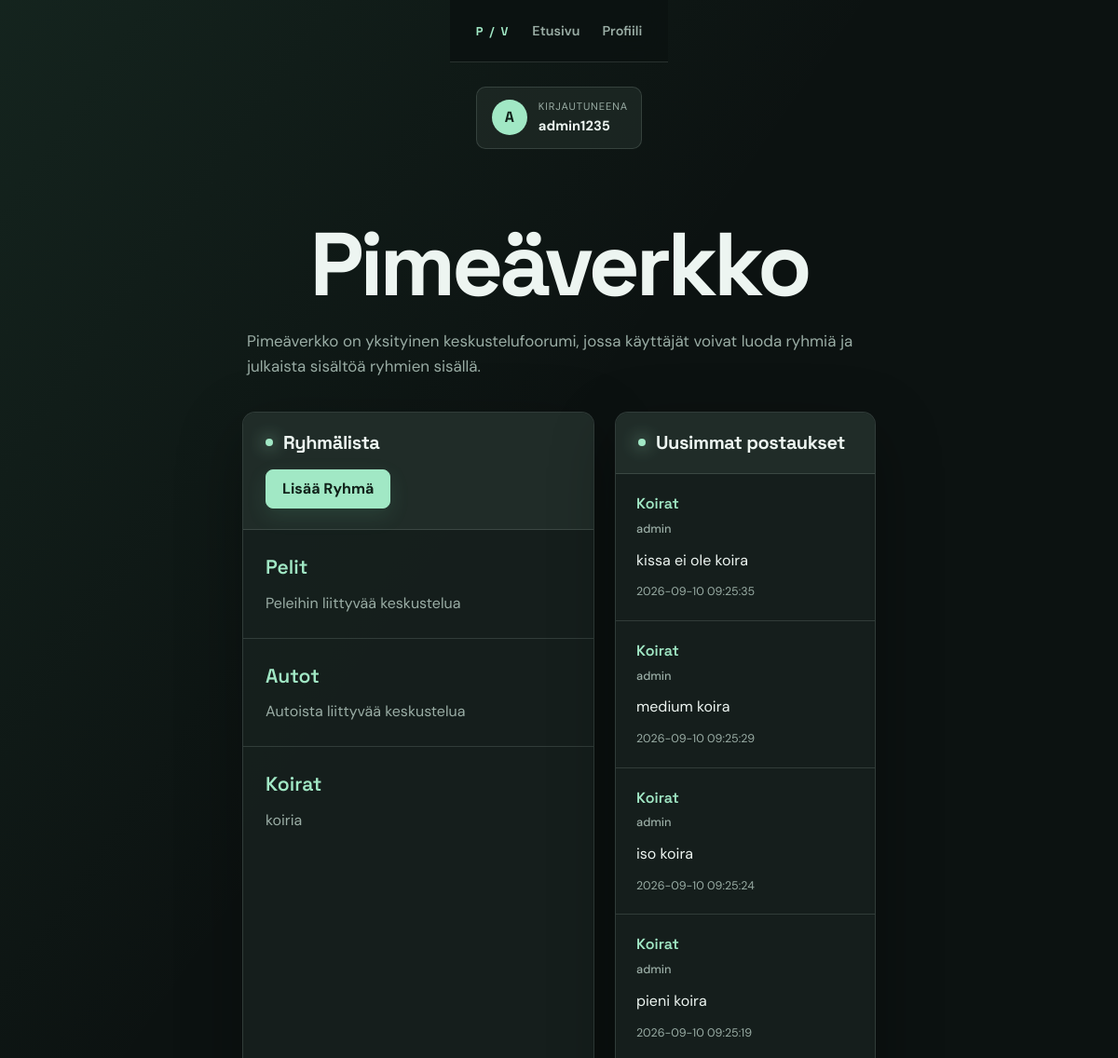
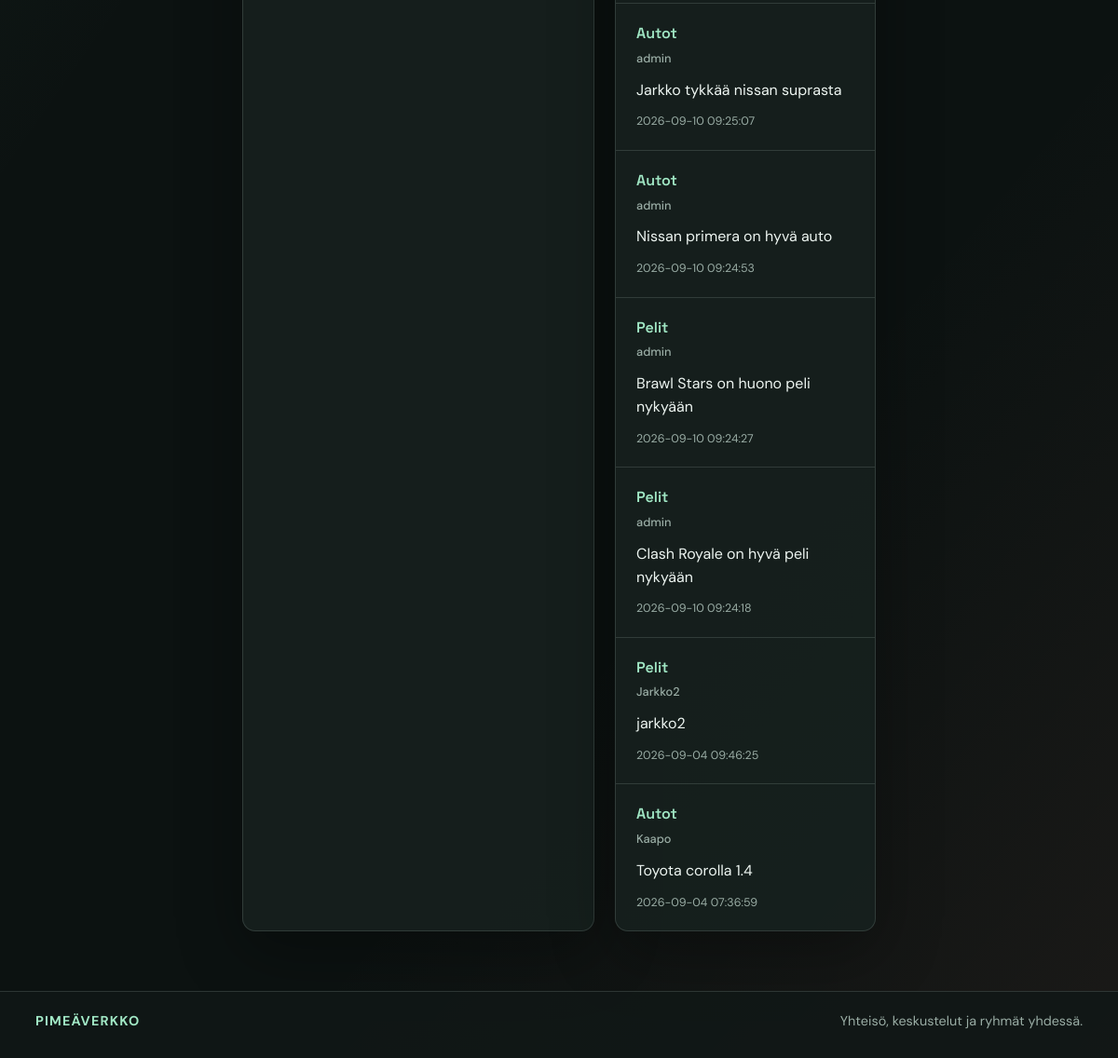
The app's page /index.php (signed in) with its own data (2 pictures, top to bottom).
### tables this page shows
CREATE TABLE IF NOT EXISTS `user` (
  `id` int NOT NULL AUTO_INCREMENT,
  `name` varchar(128) NOT NULL,
  `email` varchar(128) NOT NULL,
  `password_hash` varchar(128) NOT NULL,
  `groups_created` int NOT NULL DEFAULT 0,
  `max_groups` int NOT NULL DEFAULT 2,
  PRIMARY KEY (`id`),
  UNIQUE KEY `email` (`email`)
);

CREATE TABLE IF NOT EXISTS `groups` (
  `id` int NOT NULL AUTO_INCREMENT,
  `user_id` int NOT NULL,
  `name` varchar(100) NOT NULL,
  `description` text NOT NULL,
  PRIMARY KEY (`id`),
  KEY `FK_User_id` (`user_id`)
);

CREATE TABLE IF NOT EXISTS `posts` (
  `id` int NOT NULL AUTO_INCREMENT,
  `group_id` int NOT NULL,
  `user_id` int NOT NULL,
  `author` varchar(50) NOT NULL,
  `content` text NOT NULL,
  `created_at` timestamp NOT NULL DEFAULT CURRENT_TIMESTAMP,
  PRIMARY KEY (`id`),
  KEY `POST_FK_user_id` (`user_id`),
  KEY `POST_FK_group_id` (`group_id`)
);

### include/session.php (called while the page is built, shortened)
<?php
$session_user_id = filter_var(
    $_SESSION['user_id'] ?? null,
    FILTER_VALIDATE_INT,
    ['options' => ['min_range' => 1]]
);
$mysqli = require __DIR__ . "/../database.php";
$user_stmt = $mysqli->prepare('SELECT * FROM `user` WHERE id = ? LIMIT 1');
$user_stmt->bind_param('i', $session_user_id);
$user_stmt->execute();
$user_result = $user_stmt->get_result();
$user = $user_result->fetch_assoc();
?>

### index.php (the view, shortened to what this page needs)
<?php
require __DIR__ . "/include/session.php";
$result = mysqli_query($conn, "SELECT id, user_id, name, description FROM `groups`");
$latest_posts = mysqli_query(
    $conn,
    "SELECT posts.author, posts.content, posts.created_at,
            posts.group_id, `groups`.name AS group_name
     FROM posts
     INNER JOIN `groups` ON `groups`.id = posts.group_id
     ORDER BY posts.id DESC
     LIMIT 10"
);
?>
<!DOCTYPE html>
<html lang="fi">
<head>
    <link rel="stylesheet" href="style.css">
</head>
<body>
    <?php
    include 'include/nav.php';
    ?>
    <div class="account-bar">
        <?php if (isset($user)): ?>
            <div class="account-identity">
                <span class="account-avatar" aria-hidden="true">
                    <?= htmlspecialchars(strtoupper(substr($user["name"], 0, 1))) ?>
                </span>
                <div>
                    <span class="account-label">Kirjautuneena</span>
                    <strong><?= htmlspecialchars($user["name"], ENT_QUOTES, 'UTF-8') ?></strong>
                </div>
            </div>
        <?php endif; ?>
    </div>
    <header>
        <h1>Pimeäverkko</h1>
    </header>
    <main>
        <p>
            Pimeäverkko on yksityinen keskustelufoorumi, jossa käyttäjät voivat luoda ryhmiä ja julkaista sisältöä ryhmien sisällä.
        </p>
    </main>
    <div class="home-columns">
        <section class="home-panel">
            <div class="group-list">
                <h2>Ryhmälista</h2>
                <a class="button action-button" href="add_group.php">Lisää Ryhmä</a>
            </div>
            <div class="group-items">
                <?php while ($row = mysqli_fetch_assoc($result)) { ?>
                    <article class="group">
                        <div class="group-header">
                            <a class="name" href="group.php?id=<?php echo (int) $row['id']; ?>">
                                <?php echo htmlspecialchars($row['name'], ENT_QUOTES, 'UTF-8'); ?>
                            </a>
                        </div>
                        <p class="description">
                            <?php echo htmlspecialchars($row['description'], ENT_QUOTES, 'UTF-8'); ?>
                        </p>
                    </article>
                <?php } ?>
            </div>
        </section>
        <section class="home-panel latest-panel">
            <div class="group-list">
                <h2>Uusimmat postaukset</h2>
            </div>
            <div class="latest-posts">
                <?php while ($post = mysqli_fetch_assoc($latest_posts)) { ?>
                    <article class="latest-post">
                        <a class="latest-group" href="group.php?id=<?php echo (int) $post['group_id']; ?>">
                            <?php echo htmlspecialchars($post['group_name'], ENT_QUOTES, 'UTF-8'); ?>
                        </a>
                        <strong class="latest-author">
                            <?php echo htmlspecialchars($post['author'], ENT_QUOTES, 'UTF-8'); ?>
                        </strong>
                        <p><?php echo htmlspecialchars($post['content'], ENT_QUOTES, 'UTF-8'); ?></p>
                        <div class="latest-post-meta">
                            <time><?php echo htmlspecialchars($post['created_at'], ENT_QUOTES, 'UTF-8'); ?></time>
                        </div>
                    </article>
                <?php } ?>
            </div>
        </section>
    </div>
    <?php include 'include/footer.php'; ?>
</body>
</html>

### style.css (style rules this page uses)
:root { --ink: #edf5f1; --muted: #9aada5; --bg: #0c1211; --panel: #17211e; --panel-light: #202c28; --line: rgba(220, 241, 231, .14); --line-bright: rgba(220, 241, 231, .27); --mint: #a1e8c5; --mint-hot: #68d9a2; --coral: #ff8e82; --gold: #ffc27d; --shadow: 0 22px 70px rgba(0, 0, 0, .32); }
* { box-sizing: border-box; }
html { min-height: 100%; background: var(--bg); }
body { display: flex; flex-direction: column; min-height: 100vh; margin: 0; color: var(--ink); background: linear-gradient(125deg, rgba(104, 217, 162, .09), transparent 34%), linear-gradient(310deg, rgba(255, 142, 130, .06), transparent 30%), var(--bg); font: 400 16px/1.55 'DM Sans', 'Segoe UI', sans-serif; }
body::before { position: fixed; inset: 0; z-index: -1; pointer-events: none; content: ''; opacity: .25; background-image: linear-gradient(var(--line) 1px, transparent 1px), linear-gradient(90deg, var(--line) 1px, transparent 1px); background-size: 44px 44px; mask-image: linear-gradient(to bottom, black, transparent 72%); }
.action-button { display: inline-flex; align-items: center; justify-content: center; min-height: 42px; padding: 10px 17px; color: #102019; background: var(--mint); border: 1px solid var(--mint); border-radius: 8px; box-shadow: 0 8px 22px rgba(104, 217, 162, .12); font-weight: 700; line-height: 1.2; text-decoration: none; transition: background .18s ease, border-color .18s ease, box-shadow .18s ease, transform .18s ease; }
header { max-width: 1180px; margin: auto; padding: 74px 28px 18px; }
h1, h2 { margin: 0; font-family: 'Space Grotesk', sans-serif; line-height: 1.06; }
h1 { max-width: 820px; font-size: clamp(2.8rem, 8vw, 6.2rem); letter-spacing: -.045em; }
h2 { font-size: 1.25rem; letter-spacing: -.02em; }
main { flex: 1; max-width: 1180px; margin: auto; padding: 0 28px 36px; }
main>p { max-width: 670px; margin: 0; color: var(--muted); font-size: 1.06rem; }
.action-button { margin-top: 24px; }
.group-list>.action-button { margin-top: 18px; }
.account-bar { display: flex; align-items: center; justify-content: space-between; gap: 18px; max-width: 1124px; margin: 26px auto 0; padding: 12px 14px 12px 16px; background: rgba(32, 44, 40, .72); border: 1px solid var(--line); border-radius: 10px; }
.account-identity, .account-links { display: flex; align-items: center; gap: 12px; }
.account-avatar { display: grid; flex: 0 0 38px; width: 38px; height: 38px; place-items: center; color: #102019; background: var(--mint); border-radius: 50%; font-family: 'Space Grotesk', sans-serif; font-weight: 700; }
.account-identity strong, .account-label { display: block; }
.account-identity strong { color: var(--ink); font-size: .92rem; }
.account-label { color: var(--muted); font-size: .7rem; letter-spacing: .08em; text-transform: uppercase; }
.home-columns { display: grid; grid-template-columns: minmax(0, 1.35fr) minmax(280px, .65fr); gap: 22px; max-width: 1180px; margin: auto; padding: 0 28px 64px; }
.home-panel, .postaukset, .add-post { overflow: hidden; background: rgba(23, 33, 30, .9); border: 1px solid var(--line); border-radius: 14px; box-shadow: var(--shadow); }
.group-list { width: 100%; margin: 0; padding: 22px 24px; background: var(--panel-light); border-bottom: 1px solid var(--line); }
.group-list h2 { display: flex; align-items: center; gap: 11px; }
.group-list h2::before { width: 8px; height: 8px; content: ''; background: var(--mint); border-radius: 50%; box-shadow: 0 0 18px var(--mint); }
.group-items, .latest-posts { display: flex; flex-direction: column; }
.group, .latest-post, .post { padding: 24px; border-bottom: 1px solid var(--line); transition: background .18s ease; }
.group:last-child, .latest-post:last-child, .post:last-child { border-bottom: 0; }
.group-header, .author-row { display: flex; align-items: center; gap: 14px; }
.name, .latest-group { color: var(--mint); font-family: 'Space Grotesk', sans-serif; font-weight: 600; text-decoration: none; }
.name { flex: 1; font-size: 1.32rem; }
.description { margin: 10px 0 0; color: var(--muted); overflow-wrap: anywhere; }
.latest-post { padding: 20px 22px; }
.latest-group { display: block; font-size: 1rem; }
.latest-author { display: block; margin-top: 4px; color: var(--muted); font-size: .8rem; font-weight: 500; }
.latest-post p, .content { margin: 12px 0; overflow-wrap: anywhere; }
.latest-post-meta, .created_at { color: var(--muted); font-size: .78rem; }

### records on screen
user: name "A", name "admin1235"
groups: name "Pelit", description "Peleihin liittyvää keskustelua"
groups: name "Autot", description "Autoista liittyvää keskustelua"
groups: name "Koirat", description "koiria"
posts: group.name "Koirat", author "admin", content "kissa ei ole koira", created_at "2026-09-10 09:25:35"
posts: group.name "Koirat", author "admin", content "medium koira", created_at "2026-09-10 09:25:29"
posts: group.name "Koirat", author "admin", content "iso koira", created_at "2026-09-10 09:25:24"
posts: group.name "Koirat", author "admin", content "pieni koira", created_at "2026-09-10 09:25:19"
posts: group.name "Autot", author "admin", content "Jarkko tykkää nissan suprasta", created_at "2026-09-10 09:25:07"
posts: group.name "Autot", author "admin", content "Nissan primera on hyvä auto", created_at "2026-09-10 09:24:53"
posts: group.name "Pelit", author "admin", content "Brawl Stars on huono peli nykyään", created_at "2026-09-10 09:24:27"
posts: group.name "Pelit", author "admin", content "Clash Royale on hyvä peli nykyään", created_at "2026-09-10 09:24:18"
posts: group.name "Pelit", author "Jarkko2", content "jarkko2", created_at "2026-09-04 09:46:25"
posts: group.name "Autot", author "Kaapo", content "Toyota corolla 1.4", created_at "2026-09-04 07:36:59"
